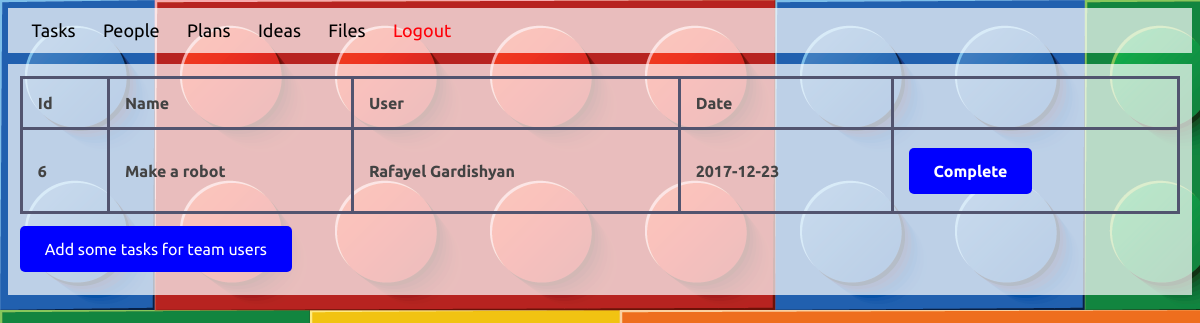
The app's page /tasks/ (signed in) with its own data.
### Tasks/models.py (models this page shows, shortened)
class Task(models.Model):
    name = models.CharField(max_length=100, verbose_name="Task", null=True, blank=True)
    user = models.ForeignKey(People, on_delete=models.CASCADE, null=True, blank=True)
    date = models.CharField(max_length=10, null=True, blank=True)
    slug = models.CharField(max_length=100, null=True, blank=True)
    def getdeletelink(self):
        return reverse('task', args=[self.slug])

### People/models.py (models this page shows, shortened)
class People(models.Model):
    name = models.CharField(max_length=100)
    birthDate = models.DateField()
    rang = models.CharField(max_length=50)
    secretKey = models.CharField(max_length=5, verbose_name="Secret Key")
    slug = models.CharField(max_length=100)
    def __str__(self):
        return self.name

### Tasks/views.py (the view)
# urls.py: path('', sv.index),
def index(request):
    if request.session.get('logged_in'):
        tasks = Task.objects.order_by('name')
        template = loader.get_template('tasks/index.html')
        context = {
            'tasks': tasks,
        }
        return HttpResponse(template.render(context, request))
    else:
        return redirect('/')

### Tasks/templates/tasks/index.html (shortened to what this page needs)
{% extends "base.html"  %}
{% block content %}
<div class="content">
{% if tasks %}
    <table class="peopletable">
    <tr class="peopletable">
        <th class="peopletable">Id</th>
        <th class="peopletable">Name</th>
        <th class="peopletable">User</th>
        <th class="peopletable">Date</th>
    </tr>
    {% for one in tasks %}
    <tr class="peopletable">
        <th class="peopletable">{{ one.id }}</th>
        <th class="peopletable">{{ one.name }}</th>
        <th class="peopletable">{{ one.user }}</th>
        <th class="peopletable">{{ one.date }}</th>
        <th class="peopletable"><a class="link" href='{{ one.getdeletelink }}'>Complete</th>
    </tr>
    {% endfor %}
    </table>
{% else %}
    <p>No tasks are available.</p>
{% endif %}
<a class="link" href="add"> Add some tasks for team users </a>
</div>
{% endblock %}

### People/static/style.css (style rules this page uses)
* { font-family: 'Ubuntu', sans-serif; }
body { background: url("background.png"); }
.content { margin-top: 1%; background-color: rgba(255, 255, 255, 0.7); display: block; padding: 1%; }
.content { color: #434343; text-decoration: none; }
.link { margin-top: 1%; margin-bottom: 1%; border-radius: 5px; }
.link:link, .link:visited { background-color: #0000ff; color: white; padding: 14px 25px; text-align: center; text-decoration: none; display: inline-block; }
th { text-align: left; }
table.peopletable, td.peopletable, th.peopletable { border: 3px solid #52546f; text-align: left; }
table.peopletable { border-collapse: collapse; width: 100%; }
th.peopletable, td.peopletable { padding: 15px; }

### records on screen
Task: id "6", name "Make a robot", user "Rafayel Gardishyan", date "2017-12-23"
